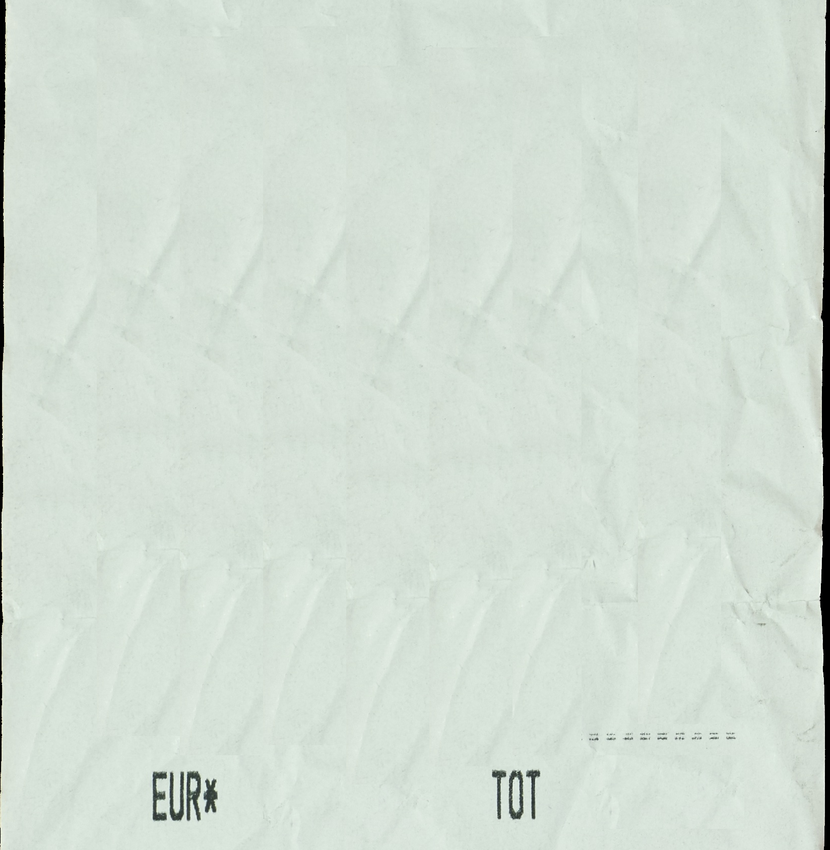
#> input picture Licenta/Bonuri_crop/1 - Copy.png, 830 x 850 px, shrunk from 1647 x 1686 before the run, found by its file name
$ python database_generator.py
#> lines starting #> are read from the running program, lines starting #| are printed output that depends on the picture
### Licenta/Database_Generator/auxiliary_functions.py
from PIL import Image, ImageDraw, ImageFont, ImageFilter
import json

def apply_unsharp(left, top, right, bottom, img, radius):
    # Crop the image.
    img_crop = img.crop((left, top, right, bottom))
    # Apply unsharp mask filter.
    img_crop = img_crop.filter(ImageFilter.UnsharpMask(radius=radius, percent=250, threshold=20))
    # Put back the image with filter.
    img.paste(img_crop, (left, top, right, bottom))
    img_crop.save("crop.png")

def load_menu_list():
    json_content = open("menu_db.json").read()
    menu_dict = json.loads(json_content)
    names = list(menu_dict.keys())
    prices = list(menu_dict.values())
    return (names, prices)

### Licenta/database_generator.py
from PIL import Image, ImageDraw, ImageFont, ImageFilter
import auxiliary_functions as auxf

img = Image.open("Bonuri_crop\\1 - Copy.png")
#> img is the input picture: PIL image 830x850 RGBA; mean R, G, B, A 210.6, 221.5, 211.9, 255
draw = ImageDraw.Draw(img)
text = "Nuci de cocos"
img_fraction = 0.3
font_size = 65
light_font_path = "E:\\Facultate\\Anul III\\Sem II\\Licenta\\Fonturi\\Arial_Light.ttf"
bold_font_path = "E:\\Facultate\\Anul III\\Sem II\\Licenta\\Fonturi\\Arial_Bold.ttf"
light_font = ImageFont.truetype(light_font_path, font_size)
bold_font = ImageFont.truetype(bold_font_path, font_size * 2)

width, height = img.size
#> width = 830; height = 850
line_height = 5
h_indent = 13
w_indent_name = 20
w_indent_price = 75
w_indent_total = 70
padding = 20
black = (0, 0, 0, 230)
grey = (59, 69, 60, 230)

product_name, product_price = auxf.load_menu_list()
#> (reads Licenta/Database_Generator/menu_db.json from the repository)

products_number = 15
total_price = 0
for index in range(products_number):
  total_price = total_price + float(product_price[index])
total_price = str(total_price)

longest_product_name = max(product_name, key=lambda x:len(x))
bottom_boundaries = 80
displayed_producs_number = 0

# Draw product names.
for i in range(products_number):
  if ((h_indent + line_height * i) <= bottom_boundaries):
    displayed_producs_number = max([i+1, displayed_producs_number])
    draw.text(((width/100) * w_indent_name, (height/100) * (h_indent + line_height * i)), product_name[i], fill=black, font=light_font)

# Draw product prices.
for i in range(products_number):
  if ((h_indent + line_height * i) <= bottom_boundaries):
    draw.text(((width/100) * w_indent_price, (height/100) * (h_indent + line_height * i)), product_price[i], fill=black, font=light_font)

# Draw total price.
total_vertical_position = (height/100) * (h_indent + line_height * (displayed_producs_number + 1.3))
#> total_vertical_position = 760.8
draw.text(((width/100) * w_indent_total, total_vertical_position), total_price, fill=grey, font=bold_font)

# Calculate boundaries of the name column.
left = round((width/100) * w_indent_name - padding)
#> left = 146
top = round((height/100) * h_indent - padding)
#> top = 90
right = round((width/100) * w_indent_name + light_font.getsize(longest_product_name)[0] + padding)
#> right = 2321
bottom = round((height/100) * (h_indent + line_height * displayed_producs_number))
#> bottom = 706
auxf.apply_unsharp(left, top, right, bottom, img, 3)
#> in apply_unsharp, `img_crop = img.crop((left, top, right, bottom))`:
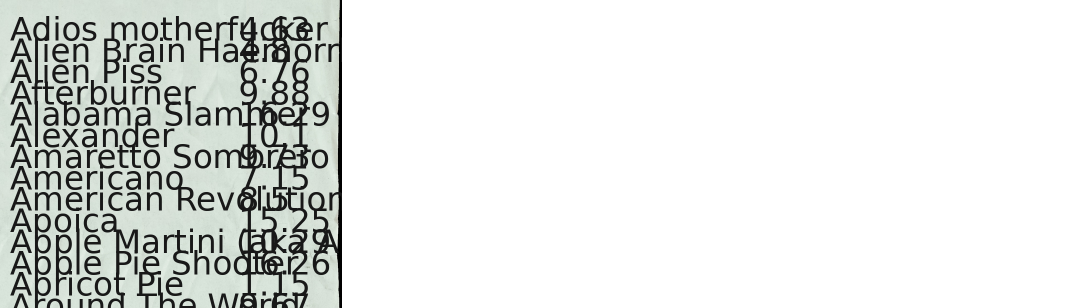
#> img_crop: PIL image 2175x616 RGBA (shown at 1/2 size); mean R, G, B, A 49.1, 51.7, 49.4, 78.2; transparent parts drawn white
#> in apply_unsharp, `img_crop = img_crop.filter(ImageFilter.UnsharpMask(radius=radius, perc..`:
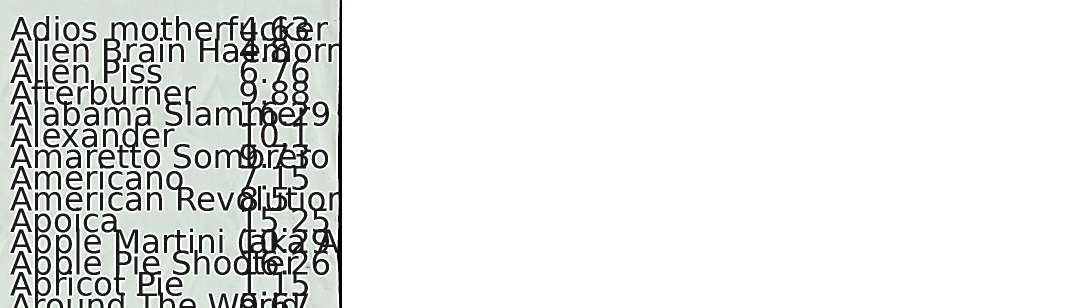
#> img_crop: PIL image 2175x616 RGBA (shown at 1/2 size); mean R, G, B, A 53.2, 54.7, 53.3, 78.2; transparent parts drawn white
#> in apply_unsharp, `img.paste(img_crop, (left, top, right, bottom))`:
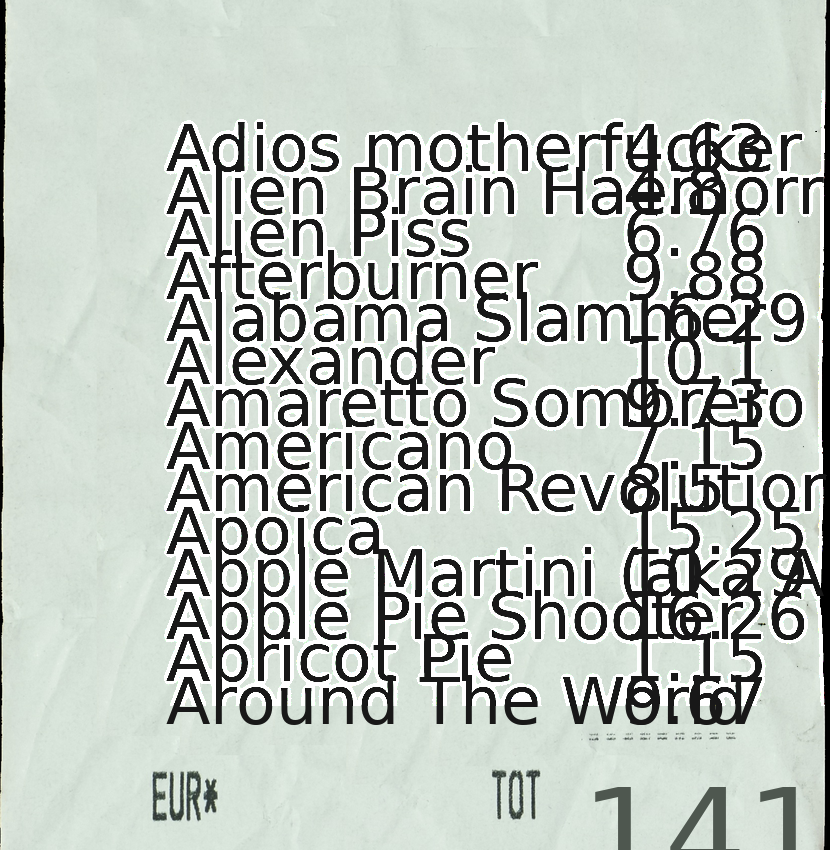
#> img: PIL image 830x850 RGBA; mean R, G, B, A 183.5, 190.7, 184.4, 250.9; transparent parts drawn white

# Calculate boundaries of the price column.
left = round((width/100) * w_indent_price - padding)
#> left = 602
right = round((width/100) * w_indent_price + light_font.getsize(total_price)[0] + padding)
#> right = 870
auxf.apply_unsharp(left, top, right, bottom, img, 3)
#> call 2 of apply_unsharp, with left = 602, top = 90, right = 870, bottom = 706, radius = 3
#> in apply_unsharp (call 2), `img_crop = img.crop((left, top, right, bottom))`:
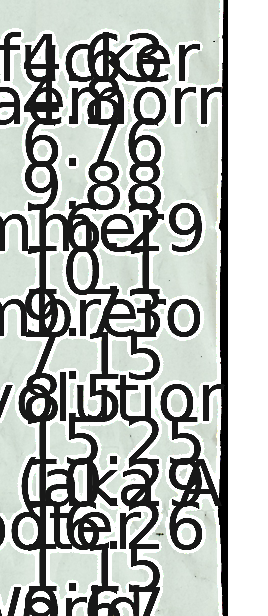
#> img_crop: PIL image 268x616 RGBA; mean R, G, B, A 135.8, 139.7, 136.2, 211; transparent parts drawn white

# Calculate boundaries of the total price.
left = round((width/100) * w_indent_total - padding)
#> left = 561
top = round(total_vertical_position - padding)
#> top = 741
right = round((width/100) * w_indent_total + bold_font.getsize(total_price)[0] + padding)
#> right = 1056
bottom = round((height/100) * (h_indent + line_height * (displayed_producs_number + 3.3)) + padding)
#> bottom = 866

# Apply filters to make it looks much more realistic.
auxf.apply_unsharp(left, top, right, bottom, img, 5)
#> call 3 of apply_unsharp, with left = 561, top = 741, right = 1056, bottom = 866, radius = 5
#> in apply_unsharp (call 3), `img_crop = img.crop((left, top, right, bottom))`:
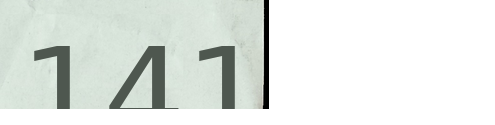
#> img_crop: PIL image 495x125 RGBA; mean R, G, B, A 90.8, 95.9, 91.4, 119.4; transparent parts drawn white
#> in apply_unsharp (call 3), `img_crop = img_crop.filter(ImageFilter.UnsharpMask(radius=radius, perc..`:
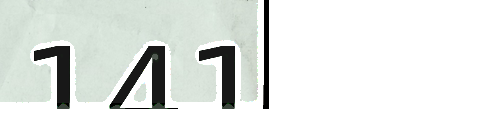
#> img_crop: PIL image 495x125 RGBA; mean R, G, B, A 90.9, 94.6, 91.4, 119.5; transparent parts drawn white
img = img.filter(ImageFilter.GaussianBlur(radius = 2))
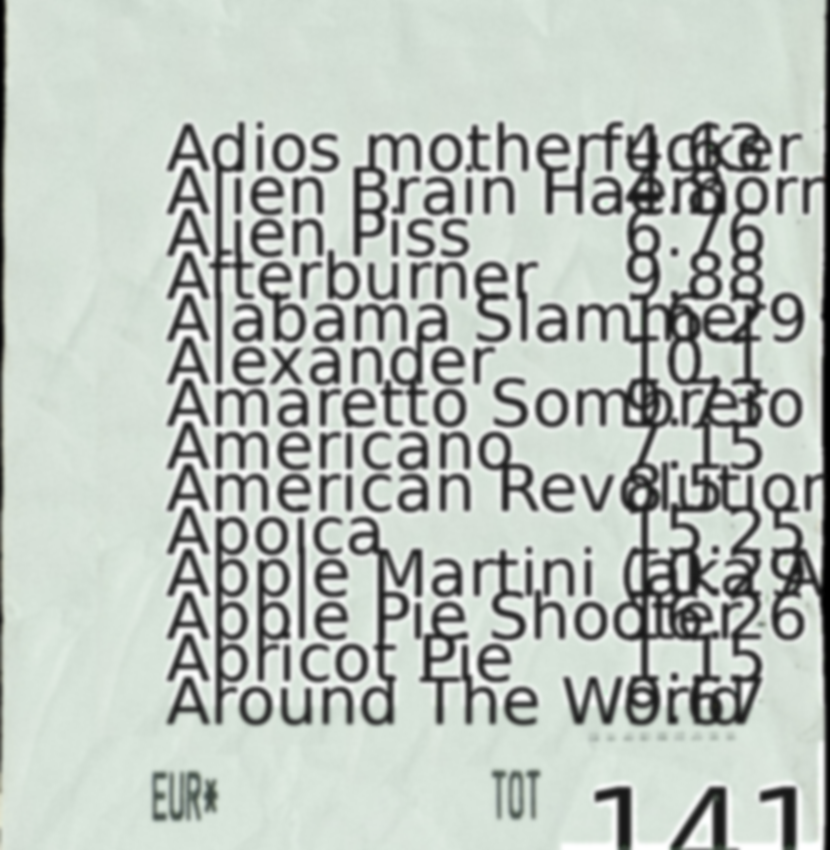
#> img: PIL image 830x850 RGBA; mean R, G, B, A 183.4, 190.6, 184.3, 250.9; transparent parts drawn white

img.save("pil_red.png")
